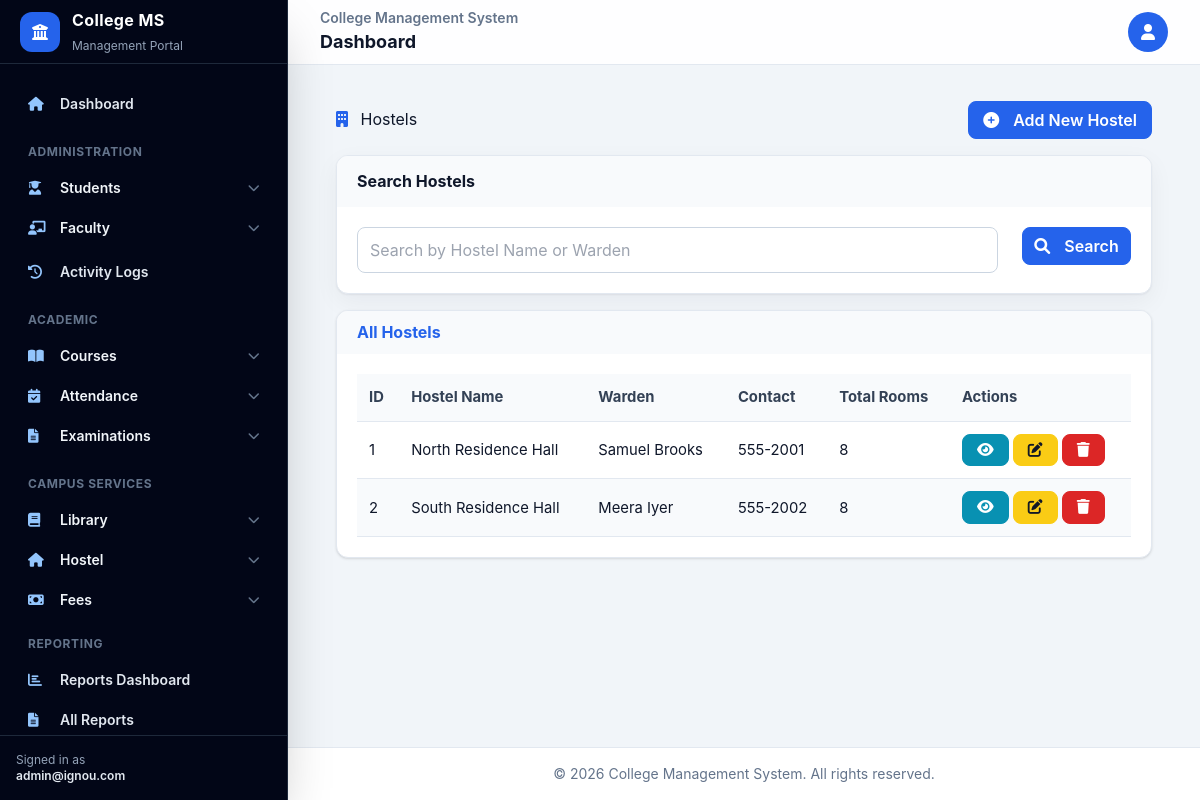
Screenshot of /hostel/hostels/ (signed in) with the database file from the repository.
### hostel_management/models.py (models this page shows, shortened)
class Hostel(models.Model):
    hostel_id = models.AutoField(primary_key=True)
    hostel_name = models.CharField(max_length=100)
    warden_name = models.CharField(max_length=100)
    contact_number = models.CharField(max_length=15)
    total_rooms = models.IntegerField()
    created_at = models.DateTimeField(auto_now_add=True)
    updated_at = models.DateTimeField(auto_now=True)

### hostel_management/views.py (the view)
# urls.py: path('hostels/', views.HostelListView.as_view(), name='hostel_list'),
class HostelListView(LoginRequiredMixin, ListView):
    model = Hostel
    template_name = 'hostel_management/hostel_list.html'
    context_object_name = 'hostels'
    paginate_by = 10
    ordering = ['hostel_id']  # Add ordering to avoid UnorderedObjectListWarning
    def get_queryset(self):
        queryset = super().get_queryset()
        form = HostelSearchForm(self.request.GET)
        if form.is_valid():
            search_query = form.cleaned_data.get('search_query')
            if search_query:
                queryset = queryset.filter(
                    Q(hostel_name__icontains=search_query) |
                    Q(warden_name__icontains=search_query)
                )
        queryset = queryset.annotate(room_count=Count('rooms'))
        return queryset
    def get_context_data(self, **kwargs):
        context = super().get_context_data(**kwargs)
        context['search_form'] = HostelSearchForm(self.request.GET)
        return context

### hostel_management/forms.py
class HostelSearchForm(forms.Form):
    search_query = forms.CharField(
        required=False,
        widget=forms.TextInput(attrs={'class': 'form-control', 'placeholder': 'Search by Hostel Name or Warden'})
    )

### templates/hostel_management/hostel_list.html (shortened to what this page needs)
{% extends 'base.html' %}
{% load static %}
{% block content %}
<div class="container-fluid py-4">
    <div class="d-flex justify-content-between align-items-center mb-4">
        <h1><i class="fas fa-building text-primary me-2"></i> Hostels</h1>
        <a href="{% url 'hostel_create' %}" class="btn btn-primary">
            <i class="fas fa-plus-circle me-2"></i>Add New Hostel
        </a>
    </div>
    <div class="card mb-4">
        <div class="card-header bg-light">
            <h6 class="m-0 font-weight-bold">Search Hostels</h6>
        </div>
        <div class="card-body">
            <form method="get" class="row g-3">
                <div class="col-md-10">
                    {{ search_form.search_query }}
                </div>
                <div class="col-md-2">
                    <button type="submit" class="btn btn-primary w-100">
                        <i class="fas fa-search me-2"></i>Search
                    </button>
                </div>
            </form>
        </div>
    </div>
    <div class="card shadow">
        <div class="card-header py-3">
            <h6 class="m-0 font-weight-bold text-primary">All Hostels</h6>
        </div>
        <div class="card-body">
            {% if hostels %}
                <div class="table-responsive">
                    <table class="table table-striped">
                        <thead>
                            <tr>
                                <th>ID</th>
                                <th>Hostel Name</th>
                                <th>Warden</th>
                                <th>Contact</th>
                                <th>Total Rooms</th>
                                <th>Actions</th>
                            </tr>
                        </thead>
                        <tbody>
                            {% for hostel in hostels %}
                                <tr>
                                    <td>{{ hostel.hostel_id }}</td>
                                    <td>{{ hostel.hostel_name }}</td>
                                    <td>{{ hostel.warden_name }}</td>
                                    <td>{{ hostel.contact_number }}</td>
                                    <td>{{ hostel.total_rooms }}</td>
                                    <td>
                                        <div class="btn-group btn-group-sm" role="group">
                                            <a href="{% url 'hostel_detail' hostel.pk %}" class="btn btn-info">
                                                <i class="fas fa-eye"></i>
                                            </a>
                                            <a href="{% url 'hostel_update' hostel.pk %}" class="btn btn-warning">
                                                <i class="fas fa-edit"></i>
                                            </a>
                                            <a href="{% url 'hostel_delete' hostel.pk %}" class="btn btn-danger">
                                                <i class="fas fa-trash"></i>
                                            </a>
                                        </div>
                                    </td>
                                </tr>
                            {% endfor %}
                        </tbody>
                    </table>
                </div>
            {% else %}
                <div class="text-center py-4">
                    <p>No hostels found.</p>
                </div>
            {% endif %}
        </div>
    </div>
</div>
{% endblock %}

### templates/base.html (shortened to what this page needs)
<!DOCTYPE html>
{% load static %}
<html lang="en">
<head>
    <script src="https://cdn.tailwindcss.com"></script>
    <link rel="stylesheet" href="https://cdnjs.cloudflare.com/ajax/libs/font-awesome/6.0.0/css/all.min.css">
    <link rel="stylesheet" href="{% static 'css/tailwind-compat.css' %}">
</head>
<body class="min-h-screen bg-slate-100 text-slate-900 antialiased">
    {% with user_type=user.profile.user_type|default:'' %}
    {% if user.is_authenticated %}
    <div class="min-h-screen lg:flex">
        <aside id="appSidebar" class="fixed inset-y-0 left-0 z-40 flex w-72 -translate-x-full flex-col border-r border-slate-800 bg-slate-950 text-slate-100 shadow-2xl transition-transform duration-200 lg:translate-x-0">
            <div class="flex h-16 items-center gap-3 border-b border-slate-800 px-5">
                <div class="grid h-10 w-10 place-items-center rounded-xl bg-blue-600 text-white">
                    <i class="fas fa-university"></i>
                </div>
                <div>
                    <a href="{% url 'home' %}" class="block text-base font-bold tracking-wide text-white">College MS</a>
                    <span class="text-xs text-slate-400">Management Portal</span>
                </div>
            </div>
            <nav class="flex-1 space-y-5 overflow-y-auto px-4 py-5 text-sm">
                <a href="{% url 'home' %}" class="flex items-center gap-3 rounded-xl px-3 py-2.5 font-semibold text-slate-200 hover:bg-slate-800 hover:text-white">
                    <i class="fas fa-home w-5 text-blue-300"></i> Dashboard
                </a>
                {% if user_type == 'admin' or user.is_staff %}
                <section>
                    <p class="px-3 pb-2 text-xs font-bold uppercase tracking-wider text-slate-500">Administration</p>
                    <details class="group">
                        <summary class="flex cursor-pointer list-none items-center justify-between rounded-xl px-3 py-2.5 font-semibold hover:bg-slate-800">
                            <span><i class="fas fa-user-graduate mr-3 w-5 text-blue-300"></i>Students</span>
                            <i class="fas fa-chevron-down text-xs text-slate-500 group-open:rotate-180"></i>
                        </summary>
                    </details>
                    <details class="group">
                        <summary class="flex cursor-pointer list-none items-center justify-between rounded-xl px-3 py-2.5 font-semibold hover:bg-slate-800">
                            <span><i class="fas fa-chalkboard-teacher mr-3 w-5 text-blue-300"></i>Faculty</span>
                            <i class="fas fa-chevron-down text-xs text-slate-500 group-open:rotate-180"></i>
                        </summary>
                    </details>
                    <a href="{% url 'auth:system_activity_logs' %}" class="mt-1 flex items-center gap-3 rounded-xl px-3 py-2.5 font-semibold text-slate-200 hover:bg-slate-800 hover:text-white">
                        <i class="fas fa-history w-5 text-blue-300"></i> Activity Logs
                    </a>
                </section>
                {% endif %}
                <section>
                    <p class="px-3 pb-2 text-xs font-bold uppercase tracking-wider text-slate-500">Academic</p>
                    <details class="group">
                        <summary class="flex cursor-pointer list-none items-center justify-between rounded-xl px-3 py-2.5 font-semibold hover:bg-slate-800">
                            <span><i class="fas fa-book-open mr-3 w-5 text-blue-300"></i>Courses</span>
                            <i class="fas fa-chevron-down text-xs text-slate-500 group-open:rotate-180"></i>
                        </summary>
                    </details>
                    <details class="group">
                        <summary class="flex cursor-pointer list-none items-center justify-between rounded-xl px-3 py-2.5 font-semibold hover:bg-slate-800">
                            <span><i class="fas fa-calendar-check mr-3 w-5 text-blue-300"></i>Attendance</span>
                            <i class="fas fa-chevron-down text-xs text-slate-500 group-open:rotate-180"></i>
                        </summary>
                    </details>
                    <details class="group">
                        <summary class="flex cursor-pointer list-none items-center justify-between rounded-xl px-3 py-2.5 font-semibold hover:bg-slate-800">
                            <span><i class="fas fa-file-alt mr-3 w-5 text-blue-300"></i>Examinations</span>
                            <i class="fas fa-chevron-down text-xs text-slate-500 group-open:rotate-180"></i>
                        </summary>
                    </details>
                </section>
                <section>
                    <p class="px-3 pb-2 text-xs font-bold uppercase tracking-wider text-slate-500">Campus Services</p>
                    <details class="group">
                        <summary class="flex cursor-pointer list-none items-center justify-between rounded-xl px-3 py-2.5 font-semibold hover:bg-slate-800">
                            <span><i class="fas fa-book mr-3 w-5 text-blue-300"></i>Library</span>
                            <i class="fas fa-chevron-down text-xs text-slate-500 group-open:rotate-180"></i>
                        </summary>
                    </details>
                    {% if user_type == 'admin' %}
                    <details class="group">
                        <summary class="flex cursor-pointer list-none items-center justify-between rounded-xl px-3 py-2.5 font-semibold hover:bg-slate-800">
                            <span><i class="fas fa-home mr-3 w-5 text-blue-300"></i>Hostel</span>
                            <i class="fas fa-chevron-down text-xs text-slate-500 group-open:rotate-180"></i>
                        </summary>
                    </details>
                    <details class="group">
                        <summary class="flex cursor-pointer list-none items-center justify-between rounded-xl px-3 py-2.5 font-semibold hover:bg-slate-800">
                            <span><i class="fas fa-money-bill mr-3 w-5 text-blue-300"></i>Fees</span>
                            <i class="fas fa-chevron-down text-xs text-slate-500 group-open:rotate-180"></i>
                        </summary>
                    </details>
                    <p class="px-3 pb-2 pt-4 text-xs font-bold uppercase tracking-wider text-slate-500">Reporting</p>
                    <a class="flex items-center gap-3 rounded-xl px-3 py-2.5 font-semibold text-slate-200 hover:bg-slate-800 hover:text-white" href="{% url 'reporting_dashboard' %}">
                        <i class="fas fa-chart-bar w-5 text-blue-300"></i> Reports Dashboard
                    </a>
                    <a class="flex items-center gap-3 rounded-xl px-3 py-2.5 font-semibold text-slate-200 hover:bg-slate-800 hover:text-white" href="{% url 'report_list' %}">
                        <i class="fas fa-file-alt w-5 text-blue-300"></i> All Reports
                    </a>
                    {% endif %}
                </section>
            </nav>
            <div class="border-t border-slate-800 p-4 text-xs text-slate-400">
                Signed in as
                <span class="block truncate font-semibold text-slate-200">{{ user.email|default:user.username }}</span>
            </div>
        </aside>
        <div class="flex min-h-screen w-full flex-col lg:pl-72">
            <header class="sticky top-0 z-20 border-b border-slate-200 bg-white/90 backdrop-blur">
                <div class="flex h-16 items-center justify-between gap-3 px-4 sm:px-6 lg:px-8">
                    <div class="min-w-0">
                        <p class="truncate text-sm font-semibold text-slate-500">College Management System</p>
                        <h1 class="truncate text-lg font-bold text-slate-900">{% block page_heading %}Dashboard{% endblock %}</h1>
                    </div>
                    <div class="dropdown">
                        <button class="grid h-10 w-10 place-items-center rounded-full bg-blue-600 text-white" type="button" aria-label="Open user menu">
                            <i class="fas fa-user"></i>
                        </button>
                    </div>
                </div>
            </header>
            <main class="flex-1 px-4 py-5 sm:px-6 lg:px-8">
    {% endif %}
            {% block content %}{% endblock %}
    {% if user.is_authenticated %}
            </main>
            <footer class="border-t border-slate-200 bg-white px-4 py-4 text-center text-sm text-slate-500">
                &copy; {% now 'Y' %} College Management System. All rights reserved.
            </footer>
        </div>
    </div>
    {% else %}
        </main>
    </div>
    {% endif %}
    {% endwith %}
</body>
</html>

### rows the page displays
Hostel: hostel_id "1", hostel_name "North Residence Hall", warden_name "Samuel Brooks", contact_number "555-2001", total_rooms "8"
Hostel: hostel_id "2", hostel_name "South Residence Hall", warden_name "Meera Iyer", contact_number "555-2002", total_rooms "8"

### other values shown
{{ user.email|default:user.username }} "admin@ignou.com"
